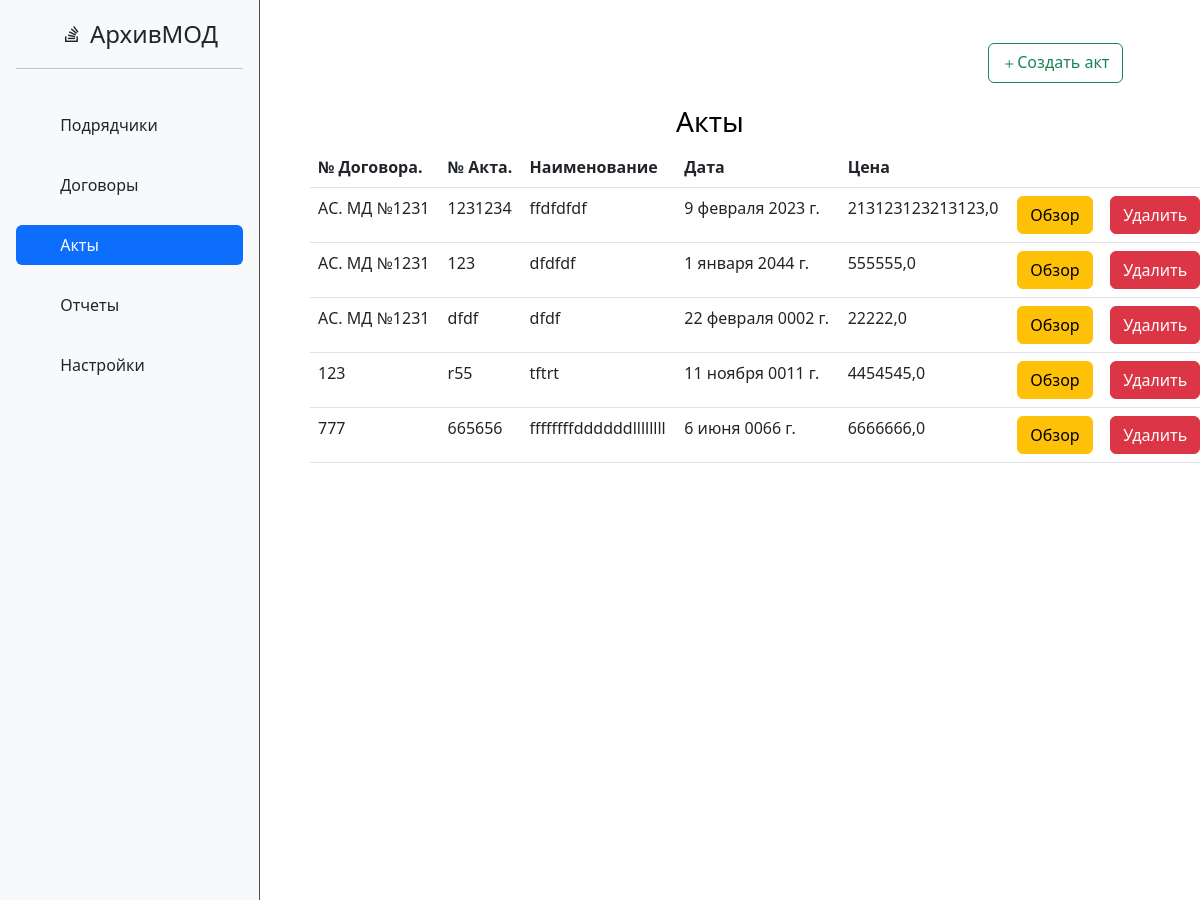
The page /archive/acts_home/ (upper part) on the database as committed earlier.
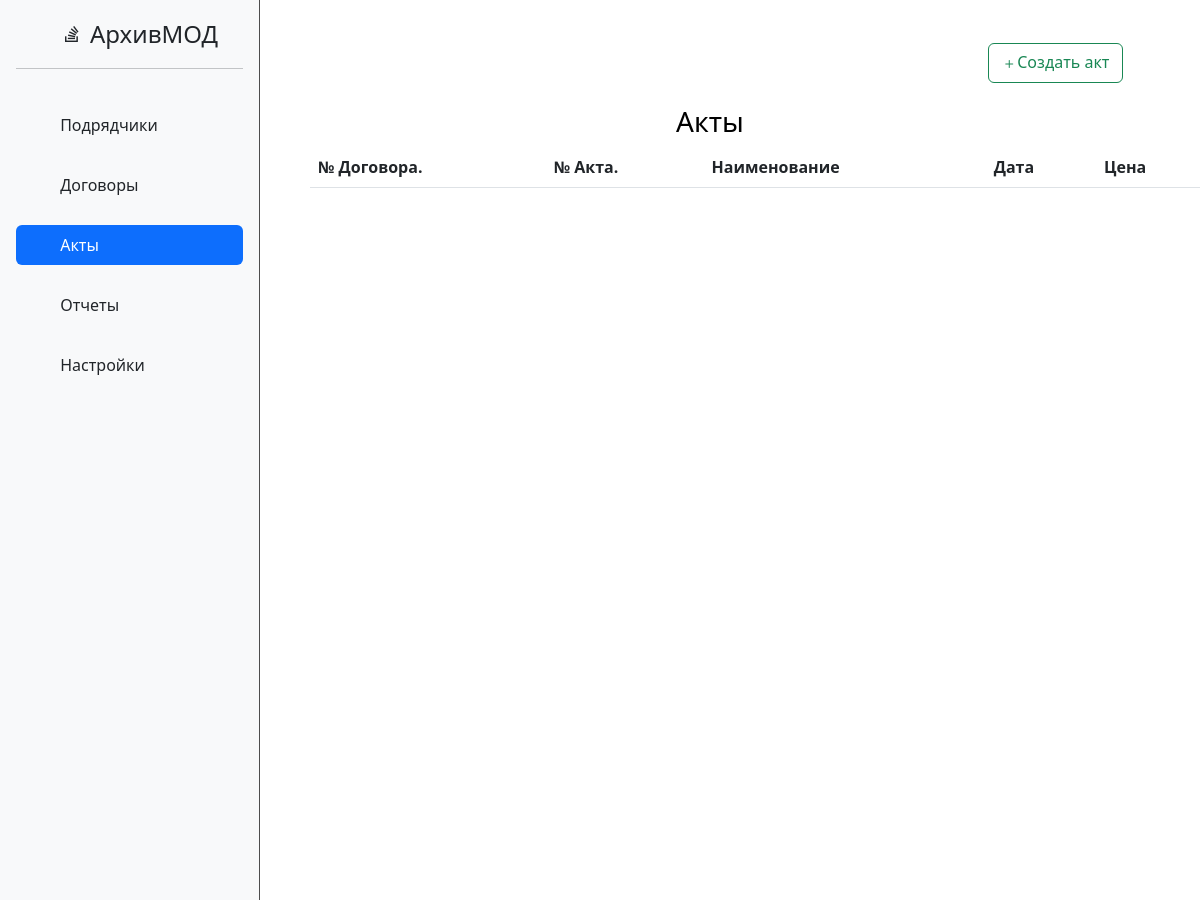
The same page on the database as committed later.
### archive/models.py (models this page shows, shortened)
class Acts(models.Model):
    title = models.CharField('Название акта', max_length=120)
    number = models.CharField('Номер акта', max_length=25, unique=True)
    price = models.FloatField('Цена акта', max_length=25)
    date = models.DateField('Дата акта')
    warranty_retention = models.FloatField('Цена акта', max_length=25)
    contract = models.ForeignKey(Contracts, on_delete=models.PROTECT, null=True)
    class Meta:
        verbose_name = 'Акт'
        verbose_name_plural = 'Акты'

class Contracts(models.Model):
    title = models.CharField('Название', max_length=120)
    number = models.CharField('Номер', max_length=25, unique=True)
    price = models.FloatField('Цена договора', max_length=25)
    date = models.DateField('Дата договора')
    retention_rate = models.FloatField('Процент гарантийного удержания', max_length=4)
    company = models.ForeignKey('companies', on_delete=models.CASCADE, null=True)
    class Meta:
        verbose_name = 'Договор'
        verbose_name_plural = 'Договоры'

### archive/views.py (the view)
# urls.py: path("acts_home/", views.ActHome.as_view(), name="acts"),
class ActHome(ListView):
    model = Acts
    template_name = 'archive/acts_home.html'
    context_object_name = 'acts'
    def get_context_data(self, *, object_list=None, **kwargs):
        context = super().get_context_data(**kwargs)
        context['title'] = "Акты"
        context['navbar'] = 'act'
        context['contracts'] = Contracts.objects.all()
        return context

### archive/templates/archive/acts_home.html (shortened to what this page needs)
{% extends "main/index.html" %}
{% block content %}
    <div class="features">
        <div  class="head">
            <a href="{% url 'create_act' %}"><button type="button" class="btn btn-outline-success"><i class="bi bi-plus"></i>Создать акт</button></a>
        </div>
        <h3>{{ title }}</h3>
        <div class="table">
            <table class="table">
              <thead>
                <tr>
                  <th scope="col">№ Договора.</th>
                  <th scope="col">№ Акта.</th>
                  <th scope="col">Наименование</th>
                  <th scope="col">Дата</th>
                  <th scope="col">Цена</th>
                </tr>
              </thead>
              <tbody>
                {% for el in acts %}
                    <tr>
                        <td>{{ el.contract.number }}</td>
                        <td>{{ el.number }}</td>
                        <td>{{ el.title }}</td>
                        <td>{{ el.date }}</td>
                        <td>{{ el.price }}</td>
                        <td><a href="{% url 'acts-detail' el.id %}" class="btn btn-warning">Обзор</a></td>
                        <td><a href="{% url 'acts-delete' el.id %}" class="btn btn-danger">Удалить</a></td>
                    </tr>
                {% endfor %}
              </tbody>
            </table>
        </div>
    </div>
{% endblock %}

Rows that differ between the two databases and show on the page:
removed Acts: contract.number "АС. МД №1231", number "1231234", title "ffdfdfdf", date "9 февраля 2023 г.", price "213123123213123,0"
removed Acts: contract.number "АС. МД №1231", number "123", title "dfdfdf", date "1 января 2044 г.", price "555555,0"
removed Acts: contract.number "АС. МД №1231", number "dfdf", title "dfdf", date "22 февраля 0002 г.", price "22222,0"
removed Acts: contract.number "123", number "r55", title "tftrt", date "11 ноября 0011 г.", price "4454545,0"
removed Acts: contract.number "777", number "665656", title "ffffffffddddddllllllll", date "6 июня 0066 г.", price "6666666,0"
